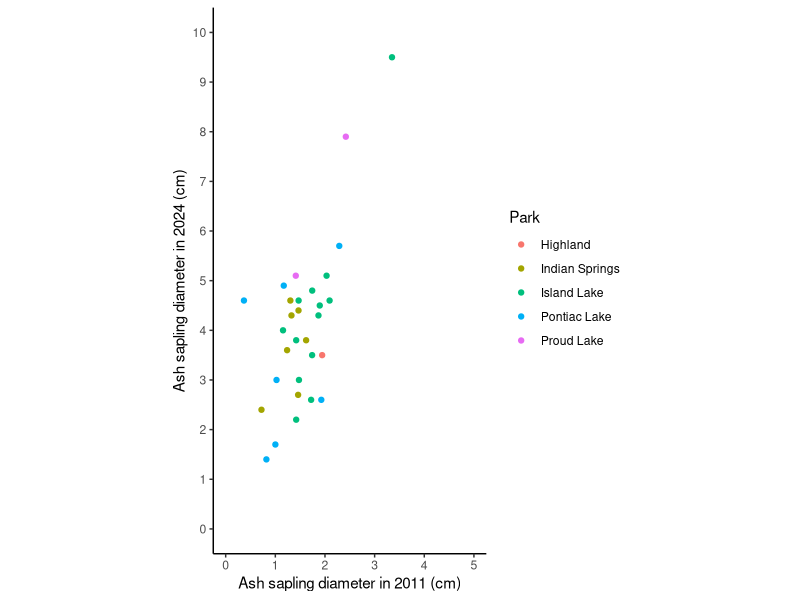
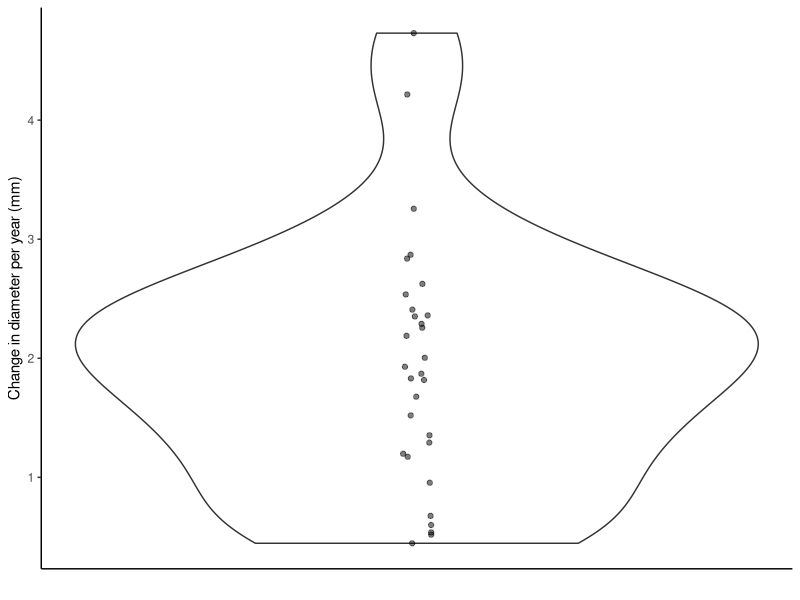

These charts were generated, in order, by the following R code:
# 10/1/2024
# Aaron Tayal
# I'm trying to make a graph of the growth rates of ash saplings

library(ggplot2)
library(dplyr)

tagged_ash <- read.csv("Raw_data/Matching_tagged_ash_to_2011.csv")
which(tagged_ash$diameter_at_breast_height_2011 == ".") # It seems this sapling
# was only barely taller than breast height, and so diameter at breast height
# was not measured. I'll replace it with a NA:
tagged_ash[36, "diameter_at_breast_height_2011"] <- NA
tagged_ash$diameter_at_breast_height_2011 <- as.numeric(tagged_ash$diameter_at_breast_height_2011)

# Because I think the diameter was measured in millimeters, I need to divide
# the 2011 number by 10 to get cm:
tagged_ash$diameter_at_breast_height_2011_in_cm <- tagged_ash$diameter_at_breast_height_2011 / 10

# Now graph the relationship between DBH in 2011 and DBH in 2024, 13 years later:
ggplot(data=tagged_ash, mapping=aes(x=diameter_at_breast_height_2011_in_cm,
                                    y=diameter_at_137_cm_in_cm,
                                    color=Park)) +
  geom_point()+
  xlab("Ash sapling diameter in 2011 (cm)")+
  ylab("Ash sapling diameter in 2024 (cm)")+
  scale_x_continuous(breaks=seq(0,11, by=1), limits=c(0,5))+
  
  scale_y_continuous(breaks=seq(0,11, by=1), limits=c(0,10))+
  
  coord_fixed()+
  theme_classic()

tagged_ash$change_in_diameter <- tagged_ash$diameter_at_137_cm_in_cm - tagged_ash$diameter_at_breast_height_2011_in_cm
tagged_ash$diameter_change_per_year_mm <- tagged_ash$change_in_diameter * 10 / 13

# Now make a graph of the change in diameter per year:
ggplot(data=tagged_ash, aes(x=0, y=diameter_change_per_year_mm)) +
  geom_violin() +
  geom_jitter(height=0, width=0.02, alpha=0.5)+
  theme_classic() +
  ylab("Change in diameter per year (mm)") +
  theme(axis.text.x=element_blank(), axis.ticks.x=element_blank()) +
  xlab("")
  




